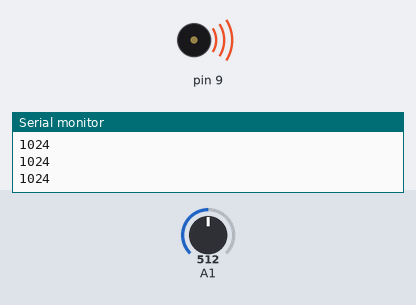
Bench run of a sketch on a simulated Arduino Uno, built with avr-gcc and run on an emulated ATmega328P. Shown: buzzer (waves = sounding), the last lines printed to the serial monitor. The inputs (shaded band) are chosen by the test bench; at power-on: A1 = 512.

Above: at 1.4 s.
1.5 s: A1 set to 0
At 2.1 s:
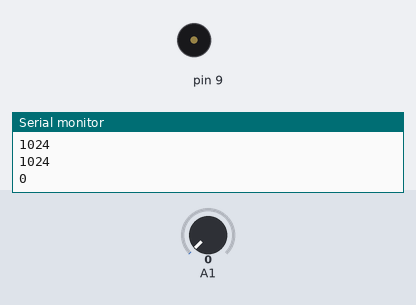
3.0 s: A1 set to 122
At 3.15 s:
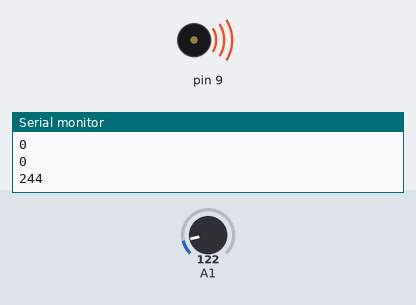
Timing chart, 0 to 12.2 s (numbered marks = the images above; inputs shaded):
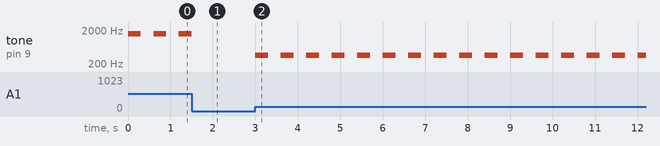

Measured:
- after the input at 1.5 s, tone on pin 9: goes on until 1.5 s, then stays silent
- after the input at 3.0 s, tone on pin 9: alternates 366 Hz for 0.30 s and silent for 0.30 s, starting at once
- by itself, tone on pin 9: alternates 1536 Hz for 0.30 s and silent for 0.30 s

The sketch:

C24-4.ino
```cpp
void setup() {
  pinMode(9,OUTPUT);
  Serial.begin(9600);
}

void loop() {

 int adjust = analogRead(A1);

 tone(9, 3*adjust, 300);

 Serial.println(2*adjust);

 delay(300);
 noTone(9);
 delay(300);
}
```
